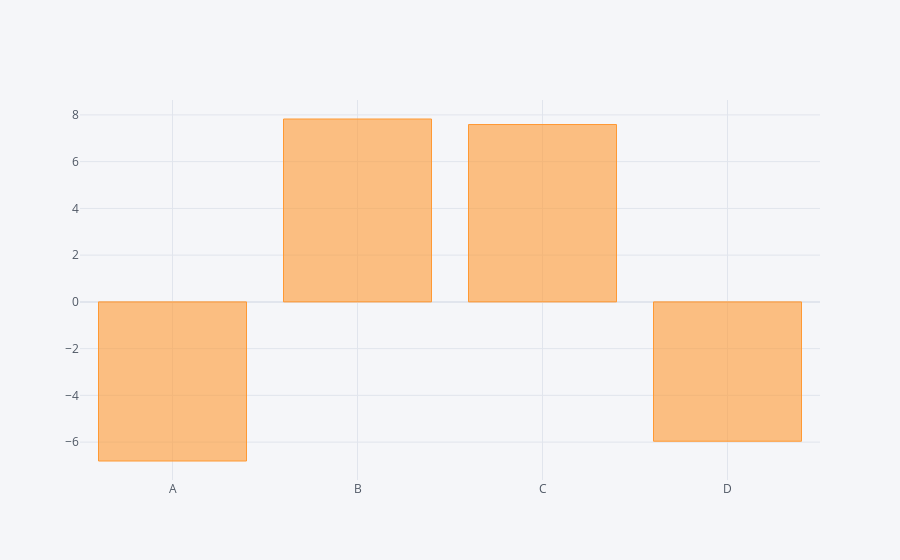

The cell this chart's notebook holds for it:
### Code cell
df.sum().iplot(kind='bar')

### Figure 1 — Plotly figure (JSON) as saved in the notebook; plotly's stock layout.template omitted (floating-point values rounded to 4 significant figures)
{"data": [{"marker": {"color": "rgba(255, 153, 51, 0.6)", "line": {"color": "rgba(255, 153, 51, 1.0)", "width": 1}}, "name": "None", "orientation": "v", "text": "", "type": "bar", "x": ["A", "B", "C", "D"], "y": [-6.808, 7.826, 7.589, -5.962]}], "layout": {"legend": {"bgcolor": "#F5F6F9", "font": {"color": "#4D5663"}}, "paper_bgcolor": "#F5F6F9", "plot_bgcolor": "#F5F6F9", "title": {"font": {"color": "#4D5663"}}, "xaxis": {"gridcolor": "#E1E5ED", "showgrid": true, "tickfont": {"color": "#4D5663"}, "title": {"font": {"color": "#4D5663"}, "text": ""}, "zerolinecolor": "#E1E5ED"}, "yaxis": {"gridcolor": "#E1E5ED", "showgrid": true, "tickfont": {"color": "#4D5663"}, "title": {"font": {"color": "#4D5663"}, "text": ""}, "zerolinecolor": "#E1E5ED"}}}
